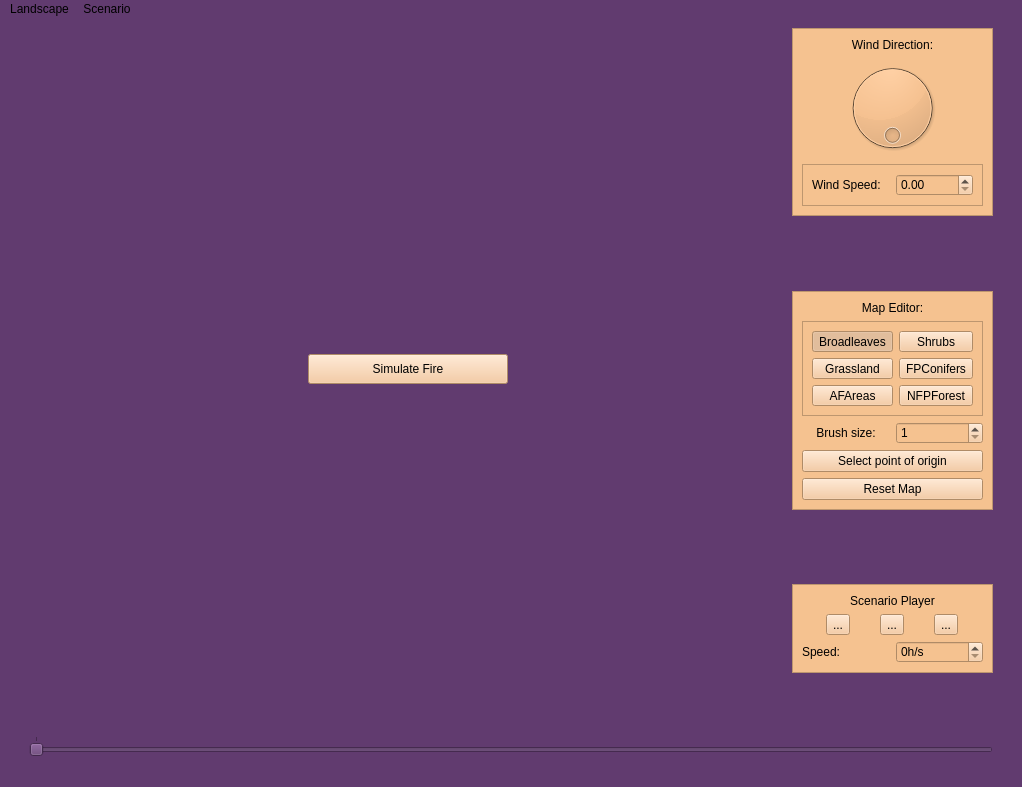
<?xml version="1.0" encoding="UTF-8"?>
<ui version="4.0">
 <class>MainWindow</class>
 <widget class="QMainWindow" name="MainWindow">
  <property name="geometry">
   <rect>
    <x>0</x>
    <y>0</y>
    <width>1022</width>
    <height>787</height>
   </rect>
  </property>
  <property name="windowTitle">
   <string>BeLighter</string>
  </property>
  <property name="styleSheet">
   <string notr="true">background-color: rgb(97, 59, 111);
</string>
  </property>
  <widget class="QWidget" name="centralwidget">
   <layout class="QGridLayout" name="gridLayout">
    <item row="2" column="1">
     <widget class="QSlider" name="timeSlider">
      <property name="sizePolicy">
       <sizepolicy hsizetype="Expanding" vsizetype="Fixed">
        <horstretch>0</horstretch>
        <verstretch>0</verstretch>
       </sizepolicy>
      </property>
      <property name="minimumSize">
       <size>
        <width>150</width>
        <height>0</height>
       </size>
      </property>
      <property name="styleSheet">
       <string notr="true">color: rgb(97, 59, 111);
background-color: rgb(97, 59, 111);</string>
      </property>
      <property name="maximum">
       <number>0</number>
      </property>
      <property name="orientation">
       <enum>Qt::Horizontal</enum>
      </property>
      <property name="invertedAppearance">
       <bool>false</bool>
      </property>
      <property name="tickPosition">
       <enum>QSlider::TicksAbove</enum>
      </property>
      <property name="tickInterval">
       <number>1</number>
      </property>
     </widget>
    </item>
    <item row="1" column="1">
     <spacer name="verticalSpacer_3">
      <property name="orientation">
       <enum>Qt::Vertical</enum>
      </property>
      <property name="sizeType">
       <enum>QSizePolicy::Fixed</enum>
      </property>
      <property name="sizeHint" stdset="0">
       <size>
        <width>20</width>
        <height>20</height>
       </size>
      </property>
     </spacer>
    </item>
    <item row="0" column="2">
     <spacer name="horizontalSpacer_4">
      <property name="orientation">
       <enum>Qt::Horizontal</enum>
      </property>
      <property name="sizeType">
       <enum>QSizePolicy::Fixed</enum>
      </property>
      <property name="sizeHint" stdset="0">
       <size>
        <width>20</width>
        <height>20</height>
       </size>
      </property>
     </spacer>
    </item>
    <item row="0" column="1">
     <layout class="QHBoxLayout" name="OuterLayer">
      <item>
       <layout class="QVBoxLayout" name="mainVL">
        <item>
         <layout class="QHBoxLayout" name="horizontalLayout">
          <item>
           <spacer name="horizontalSpacer_2">
            <property name="orientation">
             <enum>Qt::Horizontal</enum>
            </property>
            <property name="sizeHint" stdset="0">
             <size>
              <width>40</width>
              <height>20</height>
             </size>
            </property>
           </spacer>
          </item>
          <item>
           <widget class="QPushButton" name="RenderButton">
            <property name="minimumSize">
             <size>
              <width>200</width>
              <height>30</height>
             </size>
            </property>
            <property name="styleSheet">
             <string notr="true">background-color: rgb(245, 194, 144);</string>
            </property>
            <property name="text">
             <string>Simulate Fire</string>
            </property>
           </widget>
          </item>
          <item>
           <spacer name="horizontalSpacer_3">
            <property name="orientation">
             <enum>Qt::Horizontal</enum>
            </property>
            <property name="sizeHint" stdset="0">
             <size>
              <width>40</width>
              <height>20</height>
             </size>
            </property>
           </spacer>
          </item>
         </layout>
        </item>
       </layout>
      </item>
      <item>
       <layout class="QVBoxLayout" name="RenderControl">
        <item>
         <widget class="QFrame" name="frame_3">
          <property name="minimumSize">
           <size>
            <width>0</width>
            <height>0</height>
           </size>
          </property>
          <property name="styleSheet">
           <string notr="true">background-color: rgb(245, 194, 144);</string>
          </property>
          <property name="frameShape">
           <enum>QFrame::StyledPanel</enum>
          </property>
          <property name="frameShadow">
           <enum>QFrame::Raised</enum>
          </property>
          <layout class="QVBoxLayout" name="verticalLayout_3">
           <item>
            <widget class="QLabel" name="label_2">
             <property name="text">
              <string>Wind Direction:</string>
             </property>
             <property name="alignment">
              <set>Qt::AlignCenter</set>
             </property>
            </widget>
           </item>
           <item>
            <widget class="QDial" name="dial">
             <property name="enabled">
              <bool>true</bool>
             </property>
             <property name="styleSheet">
              <string notr="true">background-color: rgb(245, 194, 144);</string>
             </property>
             <property name="minimum">
              <number>0</number>
             </property>
             <property name="maximum">
              <number>359</number>
             </property>
             <property name="value">
              <number>0</number>
             </property>
             <property name="sliderPosition">
              <number>0</number>
             </property>
             <property name="orientation">
              <enum>Qt::Vertical</enum>
             </property>
             <property name="invertedAppearance">
              <bool>false</bool>
             </property>
             <property name="invertedControls">
              <bool>false</bool>
             </property>
             <property name="wrapping">
              <bool>true</bool>
             </property>
             <property name="notchTarget">
              <double>0.000000000000000</double>
             </property>
             <property name="notchesVisible">
              <bool>false</bool>
             </property>
            </widget>
           </item>
           <item>
            <widget class="QFrame" name="frame_4">
             <property name="frameShape">
              <enum>QFrame::StyledPanel</enum>
             </property>
             <property name="frameShadow">
              <enum>QFrame::Raised</enum>
             </property>
             <layout class="QHBoxLayout" name="horizontalLayout_4">
              <item>
               <widget class="QLabel" name="label_6">
                <property name="text">
                 <string>Wind Speed:</string>
                </property>
               </widget>
              </item>
              <item>
               <widget class="QDoubleSpinBox" name="WindSpeed">
                <property name="enabled">
                 <bool>true</bool>
                </property>
                <property name="maximum">
                 <double>100.000000000000000</double>
                </property>
               </widget>
              </item>
             </layout>
            </widget>
           </item>
          </layout>
         </widget>
        </item>
        <item>
         <spacer name="verticalSpacer_4">
          <property name="orientation">
           <enum>Qt::Vertical</enum>
          </property>
          <property name="sizeHint" stdset="0">
           <size>
            <width>20</width>
            <height>40</height>
           </size>
          </property>
         </spacer>
        </item>
        <item>
         <widget class="QFrame" name="frame">
          <property name="minimumSize">
           <size>
            <width>0</width>
            <height>0</height>
           </size>
          </property>
          <property name="styleSheet">
           <string notr="true">background-color: rgb(245, 194, 144);</string>
          </property>
          <property name="frameShape">
           <enum>QFrame::StyledPanel</enum>
          </property>
          <property name="frameShadow">
           <enum>QFrame::Raised</enum>
          </property>
          <layout class="QVBoxLayout" name="verticalLayout">
           <item>
            <widget class="QLabel" name="label">
             <property name="text">
              <string>Map Editor:</string>
             </property>
             <property name="alignment">
              <set>Qt::AlignCenter</set>
             </property>
            </widget>
           </item>
           <item>
            <widget class="QFrame" name="BrushColors">
             <property name="minimumSize">
              <size>
               <width>0</width>
               <height>0</height>
              </size>
             </property>
             <property name="frameShape">
              <enum>QFrame::StyledPanel</enum>
             </property>
             <property name="frameShadow">
              <enum>QFrame::Raised</enum>
             </property>
             <layout class="QGridLayout" name="gridLayout_2">
              <item row="1" column="0">
               <widget class="QToolButton" name="BrushColor3">
                <property name="sizePolicy">
                 <sizepolicy hsizetype="Preferred" vsizetype="Fixed">
                  <horstretch>0</horstretch>
                  <verstretch>0</verstretch>
                 </sizepolicy>
                </property>
                <property name="text">
                 <string>Grassland</string>
                </property>
                <property name="icon">
                 <iconset>
                  <normaloff>../build-FireLighter-Desktop_Qt_5_15_2_MinGW_64_bit-Debug/icons/green6.png</normaloff>../build-FireLighter-Desktop_Qt_5_15_2_MinGW_64_bit-Debug/icons/green6.png</iconset>
                </property>
                <property name="checkable">
                 <bool>true</bool>
                </property>
                <property name="toolButtonStyle">
                 <enum>Qt::ToolButtonTextUnderIcon</enum>
                </property>
               </widget>
              </item>
              <item row="1" column="1">
               <widget class="QToolButton" name="BrushColor4">
                <property name="sizePolicy">
                 <sizepolicy hsizetype="Preferred" vsizetype="Fixed">
                  <horstretch>0</horstretch>
                  <verstretch>0</verstretch>
                 </sizepolicy>
                </property>
                <property name="text">
                 <string>FPConifers</string>
                </property>
                <property name="icon">
                 <iconset>
                  <normaloff>../build-FireLighter-Desktop_Qt_5_15_2_MinGW_64_bit-Debug/icons/green3.png</normaloff>../build-FireLighter-Desktop_Qt_5_15_2_MinGW_64_bit-Debug/icons/green3.png</iconset>
                </property>
                <property name="checkable">
                 <bool>true</bool>
                </property>
                <property name="toolButtonStyle">
                 <enum>Qt::ToolButtonTextUnderIcon</enum>
                </property>
               </widget>
              </item>
              <item row="0" column="0">
               <widget class="QToolButton" name="BrushColor1">
                <property name="sizePolicy">
                 <sizepolicy hsizetype="Preferred" vsizetype="Fixed">
                  <horstretch>0</horstretch>
                  <verstretch>0</verstretch>
                 </sizepolicy>
                </property>
                <property name="text">
                 <string>Broadleaves</string>
                </property>
                <property name="icon">
                 <iconset>
                  <normaloff>../build-FireLighter-Desktop_Qt_5_15_2_MinGW_64_bit-Debug/icons/green2.png</normaloff>../build-FireLighter-Desktop_Qt_5_15_2_MinGW_64_bit-Debug/icons/green2.png</iconset>
                </property>
                <property name="checkable">
                 <bool>true</bool>
                </property>
                <property name="checked">
                 <bool>true</bool>
                </property>
                <property name="autoRepeatDelay">
                 <number>300</number>
                </property>
                <property name="toolButtonStyle">
                 <enum>Qt::ToolButtonTextUnderIcon</enum>
                </property>
                <property name="autoRaise">
                 <bool>false</bool>
                </property>
               </widget>
              </item>
              <item row="0" column="1">
               <widget class="QToolButton" name="BrushColor2">
                <property name="sizePolicy">
                 <sizepolicy hsizetype="Preferred" vsizetype="Fixed">
                  <horstretch>0</horstretch>
                  <verstretch>0</verstretch>
                 </sizepolicy>
                </property>
                <property name="text">
                 <string>Shrubs</string>
                </property>
                <property name="icon">
                 <iconset>
                  <normaloff>../build-FireLighter-Desktop_Qt_5_15_2_MinGW_64_bit-Debug/icons/green5.png</normaloff>../build-FireLighter-Desktop_Qt_5_15_2_MinGW_64_bit-Debug/icons/green5.png</iconset>
                </property>
                <property name="checkable">
                 <bool>true</bool>
                </property>
                <property name="toolButtonStyle">
                 <enum>Qt::ToolButtonTextUnderIcon</enum>
                </property>
               </widget>
              </item>
              <item row="2" column="0">
               <widget class="QToolButton" name="BrushColor5">
                <property name="sizePolicy">
                 <sizepolicy hsizetype="Preferred" vsizetype="Fixed">
                  <horstretch>0</horstretch>
                  <verstretch>0</verstretch>
                 </sizepolicy>
                </property>
                <property name="text">
                 <string>AFAreas</string>
                </property>
                <property name="icon">
                 <iconset>
                  <normaloff>../build-FireLighter-Desktop_Qt_5_15_2_MinGW_64_bit-Debug/icons/green4.png</normaloff>../build-FireLighter-Desktop_Qt_5_15_2_MinGW_64_bit-Debug/icons/green4.png</iconset>
                </property>
                <property name="checkable">
                 <bool>true</bool>
                </property>
                <property name="toolButtonStyle">
                 <enum>Qt::ToolButtonTextUnderIcon</enum>
                </property>
               </widget>
              </item>
              <item row="2" column="1">
               <widget class="QToolButton" name="BrushColor6">
                <property name="sizePolicy">
                 <sizepolicy hsizetype="Preferred" vsizetype="Fixed">
                  <horstretch>0</horstretch>
                  <verstretch>0</verstretch>
                 </sizepolicy>
                </property>
                <property name="text">
                 <string>NFPForest</string>
                </property>
                <property name="icon">
                 <iconset>
                  <normaloff>../build-FireLighter-Desktop_Qt_5_15_2_MinGW_64_bit-Debug/icons/green1.png</normaloff>../build-FireLighter-Desktop_Qt_5_15_2_MinGW_64_bit-Debug/icons/green1.png</iconset>
                </property>
                <property name="checkable">
                 <bool>true</bool>
                </property>
                <property name="toolButtonStyle">
                 <enum>Qt::ToolButtonTextUnderIcon</enum>
                </property>
               </widget>
              </item>
             </layout>
            </widget>
           </item>
           <item>
            <layout class="QHBoxLayout" name="horizontalLayout_3">
             <item>
              <widget class="QLabel" name="label_4">
               <property name="text">
                <string>Brush size:</string>
               </property>
               <property name="alignment">
                <set>Qt::AlignCenter</set>
               </property>
              </widget>
             </item>
             <item>
              <widget class="QSpinBox" name="BrushSize">
               <property name="minimum">
                <number>1</number>
               </property>
               <property name="maximum">
                <number>5</number>
               </property>
              </widget>
             </item>
            </layout>
           </item>
           <item>
            <widget class="QPushButton" name="SourceButton">
             <property name="styleSheet">
              <string notr="true">background-color: rgb(245, 194, 144);</string>
             </property>
             <property name="text">
              <string>Select point of origin</string>
             </property>
             <property name="checkable">
              <bool>true</bool>
             </property>
            </widget>
           </item>
           <item>
            <widget class="QPushButton" name="ResetButton">
             <property name="styleSheet">
              <string notr="true"/>
             </property>
             <property name="text">
              <string>Reset Map</string>
             </property>
             <property name="checkable">
              <bool>false</bool>
             </property>
            </widget>
           </item>
          </layout>
         </widget>
        </item>
        <item>
         <spacer name="verticalSpacer">
          <property name="orientation">
           <enum>Qt::Vertical</enum>
          </property>
          <property name="sizeHint" stdset="0">
           <size>
            <width>20</width>
            <height>40</height>
           </size>
          </property>
         </spacer>
        </item>
        <item>
         <widget class="QFrame" name="frame_2">
          <property name="minimumSize">
           <size>
            <width>0</width>
            <height>0</height>
           </size>
          </property>
          <property name="styleSheet">
           <string notr="true">background-color: rgb(245, 194, 144);</string>
          </property>
          <property name="frameShape">
           <enum>QFrame::StyledPanel</enum>
          </property>
          <property name="frameShadow">
           <enum>QFrame::Raised</enum>
          </property>
          <layout class="QVBoxLayout" name="verticalLayout_2">
           <item>
            <widget class="QLabel" name="label_5">
             <property name="text">
              <string>Scenario Player</string>
             </property>
             <property name="alignment">
              <set>Qt::AlignCenter</set>
             </property>
            </widget>
           </item>
           <item>
            <layout class="QHBoxLayout" name="horizontalLayout_2">
             <item>
              <widget class="QToolButton" name="StepB">
               <property name="styleSheet">
                <string notr="true">background-color: rgb(245, 194, 144);</string>
               </property>
               <property name="text">
                <string>...</string>
               </property>
              </widget>
             </item>
             <item>
              <widget class="QToolButton" name="PlayPayse">
               <property name="styleSheet">
                <string notr="true">background-color: rgb(245, 194, 144);</string>
               </property>
               <property name="text">
                <string>...</string>
               </property>
              </widget>
             </item>
             <item>
              <widget class="QToolButton" name="StepF">
               <property name="styleSheet">
                <string notr="true">background-color: rgb(245, 194, 144);</string>
               </property>
               <property name="text">
                <string>...</string>
               </property>
              </widget>
             </item>
            </layout>
           </item>
           <item>
            <layout class="QHBoxLayout" name="SpeedLayout">
             <item>
              <widget class="QLabel" name="label_3">
               <property name="text">
                <string>Speed:</string>
               </property>
              </widget>
             </item>
             <item>
              <widget class="QSpinBox" name="spinBox">
               <property name="suffix">
                <string>h/s</string>
               </property>
               <property name="maximum">
                <number>100</number>
               </property>
               <property name="singleStep">
                <number>5</number>
               </property>
              </widget>
             </item>
            </layout>
           </item>
          </layout>
         </widget>
        </item>
        <item>
         <spacer name="verticalSpacer_2">
          <property name="orientation">
           <enum>Qt::Vertical</enum>
          </property>
          <property name="sizeType">
           <enum>QSizePolicy::Fixed</enum>
          </property>
          <property name="sizeHint" stdset="0">
           <size>
            <width>20</width>
            <height>37</height>
           </size>
          </property>
         </spacer>
        </item>
       </layout>
      </item>
     </layout>
    </item>
    <item row="0" column="0">
     <spacer name="horizontalSpacer_5">
      <property name="orientation">
       <enum>Qt::Horizontal</enum>
      </property>
      <property name="sizeType">
       <enum>QSizePolicy::Fixed</enum>
      </property>
      <property name="sizeHint" stdset="0">
       <size>
        <width>20</width>
        <height>20</height>
       </size>
      </property>
     </spacer>
    </item>
   </layout>
  </widget>
  <widget class="QMenuBar" name="menubar">
   <property name="geometry">
    <rect>
     <x>0</x>
     <y>0</y>
     <width>1022</width>
     <height>20</height>
    </rect>
   </property>
   <widget class="QMenu" name="menuAbout">
    <property name="title">
     <string>Landscape</string>
    </property>
    <addaction name="actionInput_a_landscape"/>
    <addaction name="actionExport_the_landscape"/>
   </widget>
   <widget class="QMenu" name="menuScenario">
    <property name="title">
     <string>Scenario</string>
    </property>
    <addaction name="actionImport_scenario"/>
    <addaction name="actionExport_Scenario"/>
   </widget>
   <addaction name="menuAbout"/>
   <addaction name="menuScenario"/>
  </widget>
  <widget class="QStatusBar" name="statusbar"/>
  <action name="actionInput_a_landscape">
   <property name="text">
    <string>Input Landscape</string>
   </property>
  </action>
  <action name="actionExport_the_landscape">
   <property name="text">
    <string>Export Landscape</string>
   </property>
  </action>
  <action name="actionImport_scenario">
   <property name="text">
    <string>Import Scenario</string>
   </property>
  </action>
  <action name="actionExport_Scenario">
   <property name="text">
    <string>Export Scenario</string>
   </property>
  </action>
 </widget>
 <resources/>
 <connections/>
</ui>
